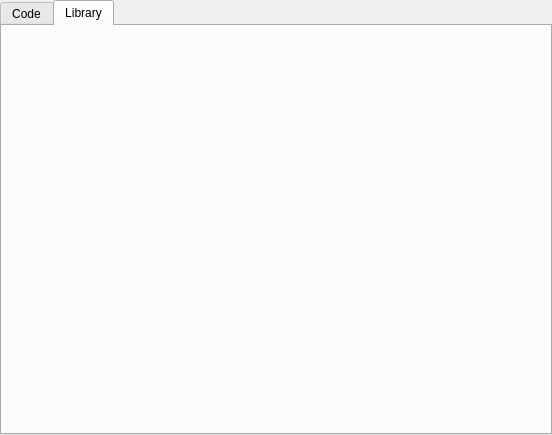
<?xml version="1.0" encoding="UTF-8"?>
<ui version="4.0">
 <class>FuncSelector</class>
 <widget class="QWidget" name="FuncSelector">
  <property name="geometry">
   <rect>
    <x>0</x>
    <y>0</y>
    <width>552</width>
    <height>435</height>
   </rect>
  </property>
  <property name="windowTitle">
   <string>Func Selector</string>
  </property>
  <layout class="QVBoxLayout" name="verticalLayout">
   <property name="leftMargin">
    <number>0</number>
   </property>
   <property name="topMargin">
    <number>0</number>
   </property>
   <property name="rightMargin">
    <number>0</number>
   </property>
   <property name="bottomMargin">
    <number>0</number>
   </property>
   <item>
    <widget class="QTabWidget" name="tabWidget">
     <property name="currentIndex">
      <number>1</number>
     </property>
     <widget class="QWidget" name="codePage">
      <attribute name="title">
       <string>Code</string>
      </attribute>
      <layout class="QVBoxLayout" name="verticalLayout_2">
       <property name="leftMargin">
        <number>0</number>
       </property>
       <property name="rightMargin">
        <number>0</number>
       </property>
       <property name="bottomMargin">
        <number>0</number>
       </property>
       <item>
        <widget class="FuncSelectorCodePage" name="widget_2" native="true"/>
       </item>
      </layout>
     </widget>
     <widget class="QWidget" name="libPage">
      <attribute name="title">
       <string>Library</string>
      </attribute>
      <layout class="QVBoxLayout" name="verticalLayout_3">
       <property name="leftMargin">
        <number>0</number>
       </property>
       <property name="rightMargin">
        <number>0</number>
       </property>
       <property name="bottomMargin">
        <number>0</number>
       </property>
       <item>
        <widget class="FuncSelectorLibPage" name="widget" native="true"/>
       </item>
      </layout>
     </widget>
    </widget>
   </item>
  </layout>
 </widget>
 <customwidgets>
  <customwidget>
   <class>FuncSelectorCodePage</class>
   <extends>QWidget</extends>
   <header>..funcSelectorCodePage</header>
   <container>1</container>
  </customwidget>
  <customwidget>
   <class>FuncSelectorLibPage</class>
   <extends>QWidget</extends>
   <header>..funcSelectorLibPage</header>
   <container>1</container>
  </customwidget>
 </customwidgets>
 <resources/>
 <connections/>
</ui>
